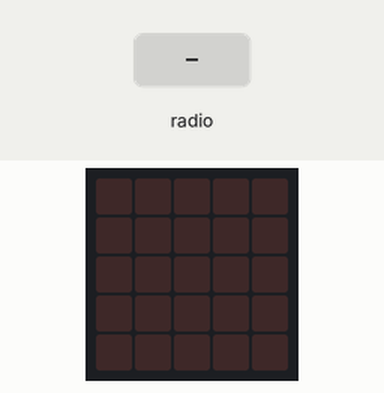
Simulated run of this program. Board: BBC micro:bit (MakeCode). Parts: the board's 5×5 LED display. The inputs (shaded band) are chosen by the test bench.

Above: at 1.2 s.
1.3 s: radio message "0" arrives
At 1.9 s:
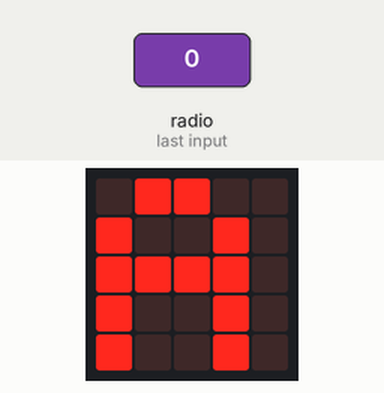
2.8 s: radio message "1" arrives
At 4.2 s:
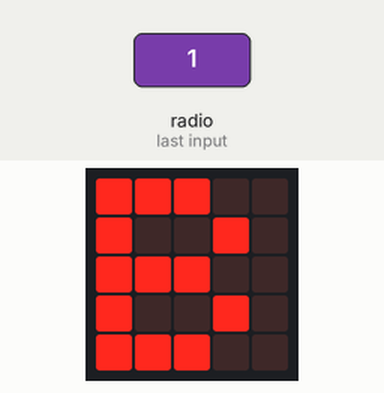
Timing chart, 0 to 5.8 s (numbered marks = the images above; inputs shaded):
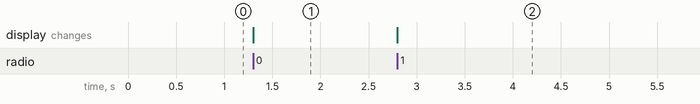

The program:

main.ts
```typescript
radio.onReceivedNumber(function (receivedNumber) {
    if (receivedNumber == 0) {
        basic.showString("A")
    }
    if (receivedNumber == 1) {
        basic.showString("B")
    }
})
radio.setGroup(200)
basic.forever(function () {

})
```

test.ts
```typescript
// les tests vont ici ; cela ne sera pas compilé si ce paquet est utilisé en tant qu'extension.
```

Measured:
- after the input at 1.3 s, the display: changes at once (image 1)
- after the input at 2.8 s, the display: changes at once (image 2)
